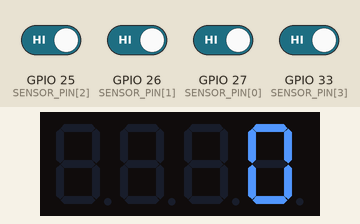
Bench run of a sketch on a simulated ESP32. Shown: 4-digit seven-segment display. Wiring (inferred from the names in the program): TM1637 display: clock GPIO 14; DIO GPIO 13. Inputs (shaded band) come from the test bench; at power-on: GPIO 25 (SENSOR_PIN[2]), GPIO 26 (SENSOR_PIN[1]), GPIO 27 (SENSOR_PIN[0]), GPIO 33 (SENSOR_PIN[3]) HIGH. What the sketch prints to the serial monitor is not drawn.

Above: at 2.7 s.
2.8 s: GPIO 25 (SENSOR_PIN[2]) driven LOW
At 3.5 s:
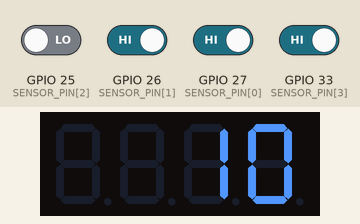
4.3 s: GPIO 26 (SENSOR_PIN[1]) driven LOW
At 4.6 s:
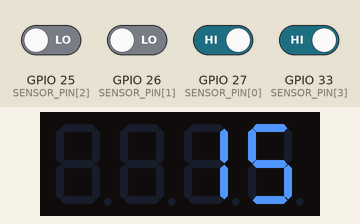
5.8 s: GPIO 27 (SENSOR_PIN[0]) driven LOW
7.3 s: GPIO 33 (SENSOR_PIN[3]) driven LOW
At 8.1 s:
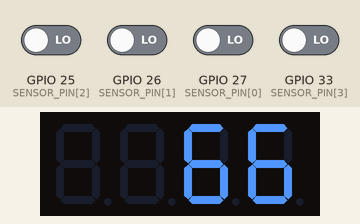
Timing chart, 0 to 9.8 s (numbered marks = the images above; inputs shaded):
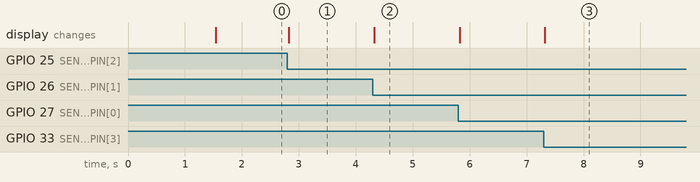

The sketch:

coin_sorter_esp32.ino
```cpp
/*
 * 智能分幣機（研習精簡版）— ESP32 版
 * ESP32（ESP32-WROOM-32，38P 擴展板）+ 4 路紅外線避障模組 + 4 位數七段顯示器（TM1637）
 * 開發板選「ESP32 Dev Module」
 * ※ 擴展板黃色跳帽要設在 3.3V（ESP32 腳位不能承受 5V）
 * 硬幣經過感測器就計數，七段顯示器顯示總金額
 * 歸零：按 ESP32 板上的 RST 鍵
 * 不需安裝任何函式庫
 *
 * 接線：探頭由左至右 1、5、10、50 元 → 主控板 IN4、IN3、IN2、IN1
 *       主控板 OUT4→G27、OUT3→G26、OUT2→G25、OUT1→G33
 *       顯示器 CLK → G14、DIO → G13
 */

// ===== 1. 腳位 =====
const byte SENSOR_PIN[4] = {27, 26, 25, 33};   // 1元=G27(OUT4)、5元=G26(OUT3)、10元=G25(OUT2)、50元=G33(OUT1)
const int  COIN_VALUE[4] = {1, 5, 10, 50};
const byte CLK_PIN = 14;   // 顯示器 CLK
const byte DIO_PIN = 13;   // 顯示器 DIO

// ===== 2. 設定 =====
const bool BLOCKED_LEVEL = LOW;          // 硬幣經過時的輸出電位；完全不計數就改成 HIGH
const unsigned long DEBOUNCE_MS = 50;    // 丟一枚卻 +2，就調大到 80
const byte BRIGHTNESS = 3;               // 顯示器亮度 0~7
const bool TEST_MODE = false;            // 改 true：序列埠持續顯示 4 個感測器狀態

// 數字 0~9 的七段碼（bit0=a … bit6=g）
const byte SEG_CODE[10] = {0x3F, 0x06, 0x5B, 0x4F, 0x66, 0x6D, 0x7D, 0x07, 0x7F, 0x6F};

long counts[4] = {0, 0, 0, 0};
bool wasBlocked[4] = {false, false, false, false};
unsigned long lastHit[4] = {0, 0, 0, 0};

// ===== TM1637 驅動（兩條線：CLK、DIO）=====
// 線拉低＝設成 OUTPUT 輸出 LOW；放開＝設成 INPUT，由模組上的電阻拉高
// ESP32 版：腳位設成「開漏輸出」，寫 LOW＝拉低、寫 HIGH＝放開
void lineLow(byte p)  { digitalWrite(p, LOW); }
void lineHigh(byte p) { digitalWrite(p, HIGH); }
void bitDelay()       { delayMicroseconds(100); }

void tmStart() {
  lineHigh(DIO_PIN); lineHigh(CLK_PIN); bitDelay();
  lineLow(DIO_PIN); bitDelay();
}

void tmStop() {
  lineLow(CLK_PIN); bitDelay();
  lineLow(DIO_PIN); bitDelay();
  lineHigh(CLK_PIN); bitDelay();
  lineHigh(DIO_PIN); bitDelay();
}

bool tmWrite(byte b) {                 // 回傳 true＝顯示器有回應
  for (int i = 0; i < 8; i++) {
    lineLow(CLK_PIN); bitDelay();
    if (b & 0x01) lineHigh(DIO_PIN); else lineLow(DIO_PIN);
    bitDelay();
    lineHigh(CLK_PIN); bitDelay();
    b >>= 1;
  }
  lineLow(CLK_PIN); lineHigh(DIO_PIN); bitDelay();   // 讀取回應
  lineHigh(CLK_PIN); bitDelay();
  bool ack = (digitalRead(DIO_PIN) == LOW);
  lineLow(CLK_PIN); bitDelay();
  return ack;
}

bool tmShow(const byte seg[4]) {
  bool ok = true;
  tmStart(); ok &= tmWrite(0x40); tmStop();              // 自動遞增位址寫入
  tmStart(); ok &= tmWrite(0xC0);                         // 從最左邊那位開始
  for (int i = 0; i < 4; i++) ok &= tmWrite(seg[i]);
  tmStop();
  tmStart(); ok &= tmWrite(0x88 | (BRIGHTNESS & 7)); tmStop();   // 開顯示＋亮度
  return ok;
}

// 顯示數字（前面不補 0，最多 9999）
void showNumber(long n) {
  byte seg[4] = {0, 0, 0, 0};
  if (n > 9999) n = 9999;
  for (int i = 3; i >= 0; i--) {
    seg[i] = SEG_CODE[n % 10];
    n /= 10;
    if (n == 0) break;
  }
  tmShow(seg);
}

long getTotal() {
  long t = 0;
  for (int i = 0; i < 4; i++) t += counts[i] * COIN_VALUE[i];
  return t;
}

// 檢查 4 個感測器：從「沒擋住」變成「擋住」就算一枚
void checkSensors() {
  for (int i = 0; i < 4; i++) {
    bool blocked = (digitalRead(SENSOR_PIN[i]) == BLOCKED_LEVEL);
    if (blocked && !wasBlocked[i] && millis() - lastHit[i] > DEBOUNCE_MS) {
      counts[i]++;
      lastHit[i] = millis();
      long total = getTotal();
      showNumber(total);
      Serial.print(COIN_VALUE[i]);
      Serial.print(F(" 元 +1，總額 "));
      Serial.println(total);
    }
    wasBlocked[i] = blocked;
  }
}

void setup() {
  Serial.begin(115200);
  for (int i = 0; i < 4; i++) pinMode(SENSOR_PIN[i], INPUT_PULLUP);
  pinMode(CLK_PIN, OUTPUT_OPEN_DRAIN);   // 開漏輸出（可同時讀取）
  pinMode(DIO_PIN, OUTPUT_OPEN_DRAIN);
  lineHigh(CLK_PIN);
  lineHigh(DIO_PIN);

  // 開機自我測試：顯示 1234 一秒半
  showNumber(1234);
  delay(1500);
  showNumber(0);
  Serial.println(F("分幣機就緒"));
}

void loop() {
  checkSensors();

  if (TEST_MODE) {
    static unsigned long lastPrint = 0;
    if (millis() - lastPrint > 200) {
      lastPrint = millis();
      for (int i = 0; i < 4; i++) {
        Serial.print(digitalRead(SENSOR_PIN[i]));
        Serial.print(i < 3 ? "  " : "\n");
      }
    }
  }
}
```

Measured:
- after the input at 2.8 s, the display: changes at once (image 1)
- after the input at 4.3 s, the display: changes at once (image 2)
- after the input at 7.3 s, the display: changes at once (image 3)
